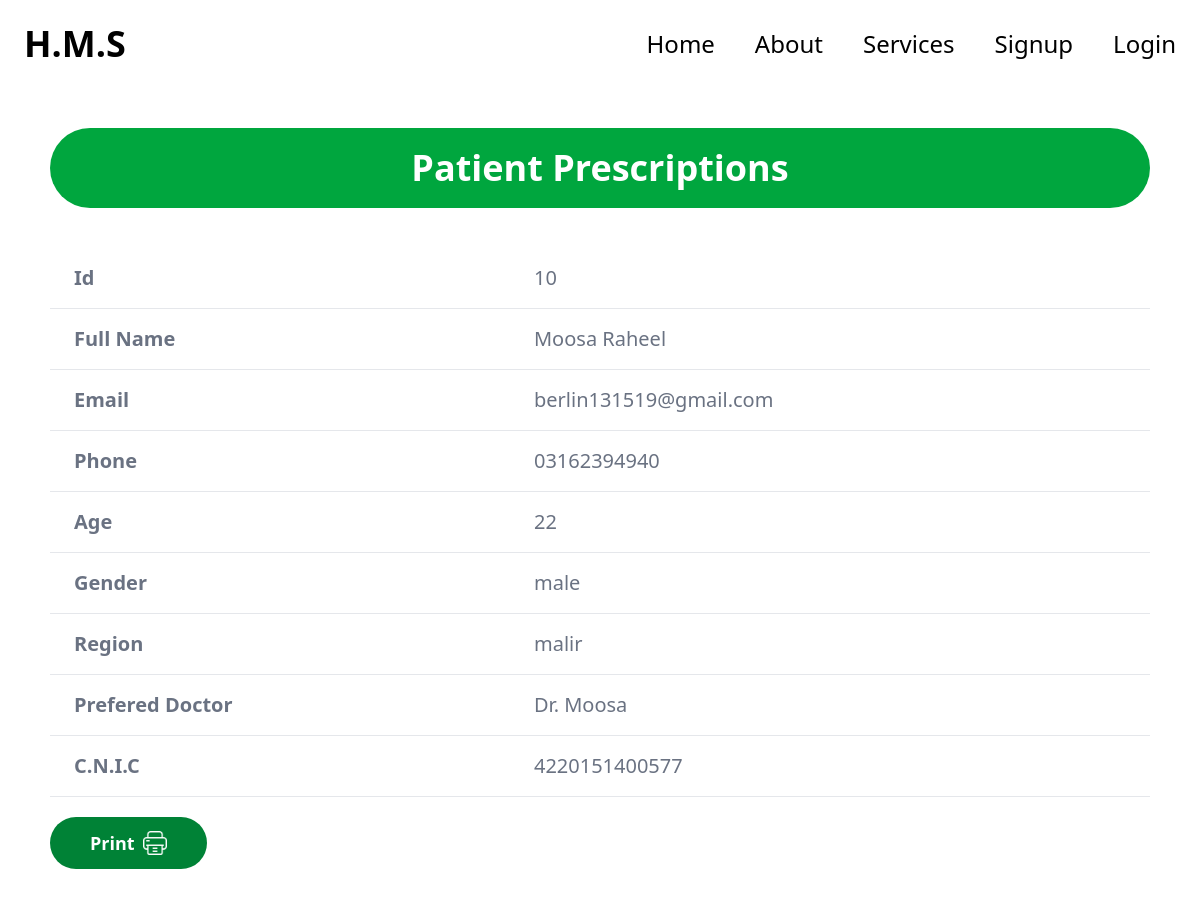
The app's page /compounder/prescription/10/, older data.
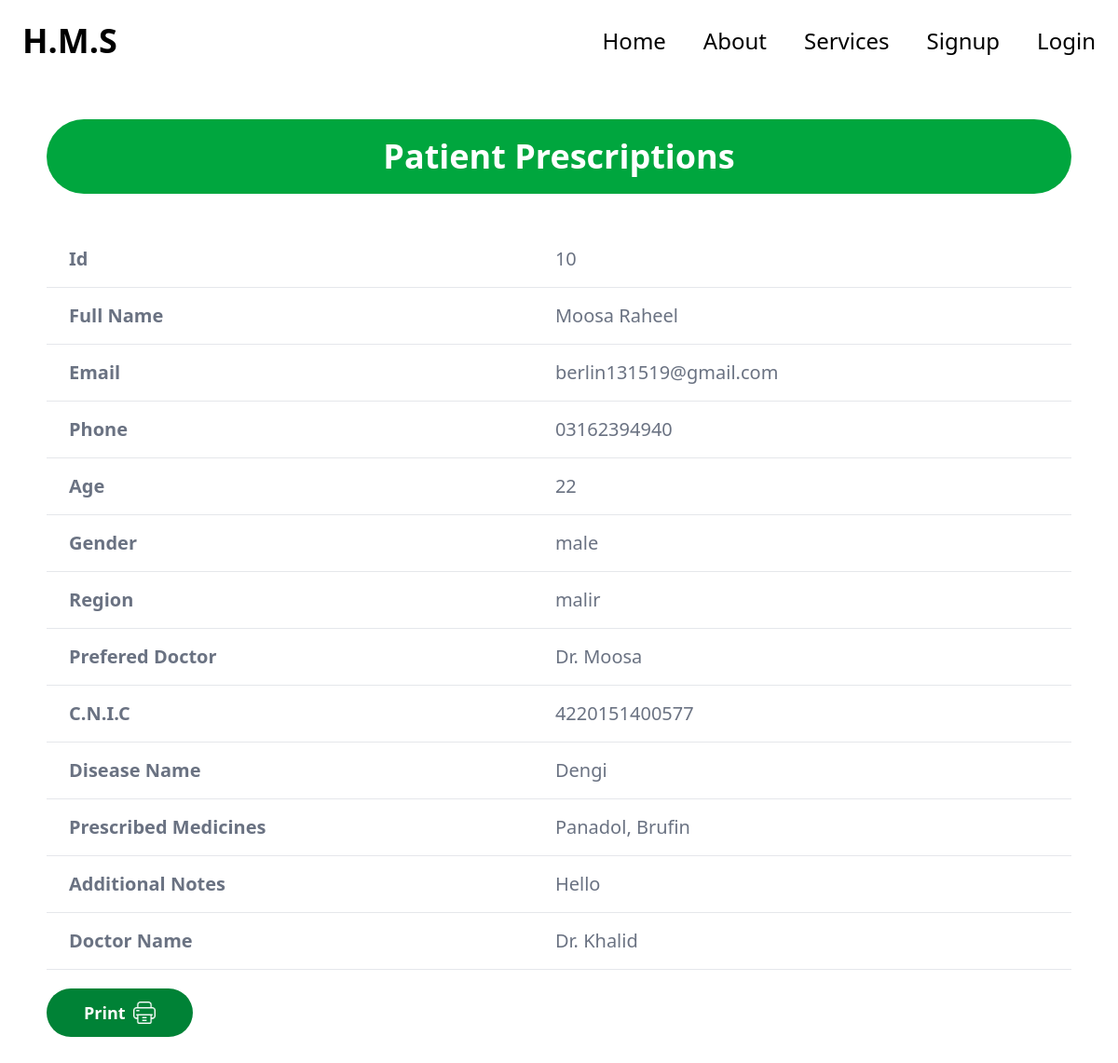
The same page, newer data.
### doctor/models.py (models this page shows, shortened)
class PatientReport(models.Model):
    patient = models.OneToOneField(Patient, on_delete=models.CASCADE)
    disease_name = models.CharField(max_length=100)
    prescribed_medicines = models.TextField(help_text="Separate multiple medicines with commas")
    additional_notes = models.TextField(blank=True, null=True)
    report_date = models.DateField(auto_now_add=True)
    report_time = models.TimeField(auto_now_add=True)
    doctor_name = models.CharField(max_length=50)

### compounder/views.py (the view)
# urls.py: path("prescription/<id_or_cnic>/", prescriptions_detail, name="prescription_detail")
def prescriptions_detail(request, id_or_cnic):
    patient_obj = Patient.objects.filter(Q(pk=id_or_cnic) | Q(cnic=id_or_cnic)).first()
    patient = None
    prescriptions = None
    if patient_obj:
        patient = model_to_dict(patient_obj)
        report = PatientReport.objects.filter(patient=patient_obj).first()
        print(patient)
        if report:
            prescriptions = model_to_dict(report)
    return render(request, "compounder/prescriptions_detail.html", {
        "patient": patient,
        "prescriptions": prescriptions
    })

### compounder/templates/compounder/prescriptions_detail.html
{% extends "base.html" %}
{% load static %}
{% block content %}
<div class="w-11/12 mx-auto my-10 print-area">
    <h1 class="bg-green-600 lg:text-4xl text-2xl text-center text-white font-bold lg:py-5 py-2 rounded-full">Patient Prescriptions</h1>
<div class="relative overflow-x-auto ">
    {% if patient %}
    <table class="w-full text-left rtl:text-right text-gray-500  mt-10 lg:text-xl text:lg">
        <tbody>
            {% for key, value in patient.items %}
             <tr class="bg-white border-b 0 border-gray-200">
                <td class="lg:px-6 px-3 lg:py-4 py-2 font-bold">
                    {% if key == "prefered_doctor" %}
                    Prefered Doctor
                    {% elif key == "cnic" %}
                    C.N.I.C
                    {% elif key == "full_name" %}
                    Full Name
                    {% else %}
                    {{key | capfirst}}
                    {% endif %}
                </td>
                <td class="lg:px-6 px-3 lg:py-4 py-2">
                    {{value}}
                </td>
            </tr>
            {% endfor %}
            {% if prescriptions%}
             <tr class="bg-white border-b 0 border-gray-200">
                <td class="lg:px-6 px-3 lg:py-4 py-2 font-bold">
                    Disease Name
                </td>
                <td class="lg:px-6 px-3 lg:py-4 py-2">
                    {{prescriptions.disease_name}}
                </td>
            </tr>
             <tr class="bg-white border-b 0 border-gray-200">
                <td class="lg:px-6 px-3 lg:py-4 py-2 font-bold">
                    Prescribed Medicines
                </td>
                <td class="lg:px-6 px-3 lg:py-4 py-2">
                    {{prescriptions.prescribed_medicines}}
                </td>
            </tr>
             <tr class="bg-white border-b 0 border-gray-200">
                <td class="lg:px-6 px-3 lg:py-4 py-2 font-bold">
                    Additional Notes
                </td>
                <td class="lg:px-6 px-3 lg:py-4 py-2">
                    {{prescriptions.additional_notes}}
                </td>
            </tr>
             <tr class="bg-white border-b 0 border-gray-200">
                <td class="lg:px-6 px-3 lg:py-4 py-2 font-bold">
                    Doctor Name
                </td>
                <td class="lg:px-6 px-3 lg:py-4 py-2">
                     {{prescriptions.doctor_name}}
                </td>
            </tr>
            {% endif %}
        </tbody>
    </table>
    {% else %}
    <h2 class="text-center text-5xl font-bold my-6">No Data Found</h2>
    {% endif %}
    <div class="buttons flex gap-5">
<button class="bg-green-700 text-white py-3 px-10 text-lg flex gap-2 items-center font-bold rounded-full mt-5 cursor-pointer" onclick="window.print()">Print <img src="{% static "img/print.png" %}" alt="" class="h-[1.5rem] invert-100 print-btn"></button>
    </div>
</div>
</div>
{% endblock content %}

Row changes from the older to the newer data that the page shows:
added PatientReport: disease_name "Dengi", prescribed_medicines "Panadol, Brufin", additional_notes "Hello", doctor_name "Dr. Khalid"
Text that changed along with them:
text now shown: "Disease Name Prescribed Medicines Additional Notes Doctor Name"
